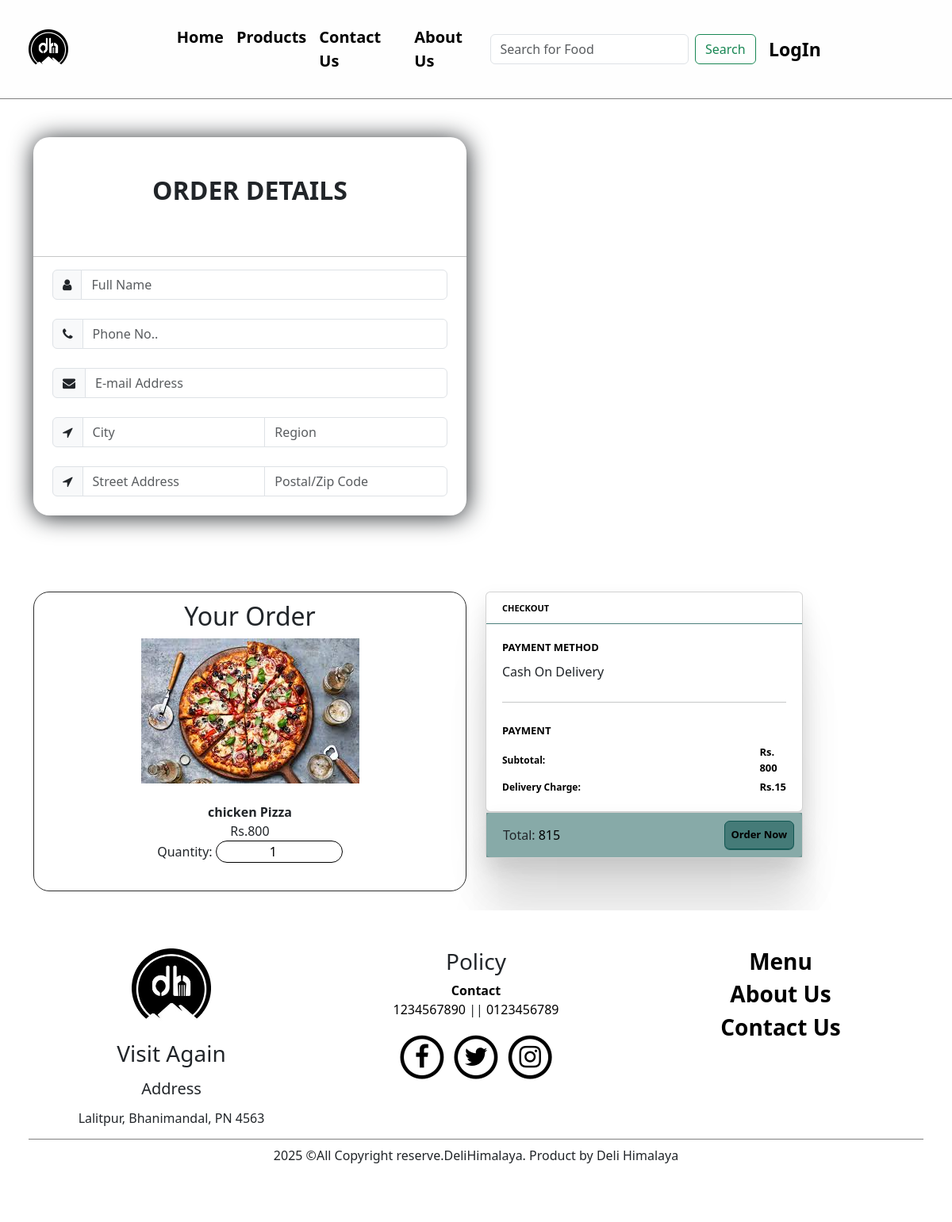
The page /order/11 on the database its author committed.
### dhapp/models.py (models this page shows, shortened)
class Product(models.Model):
    image = models.ImageField(upload_to='images')
    product_name = models.CharField(max_length=100)
    price = models.IntegerField()
    description = models.TextField()
    delivery_charge = models.IntegerField(blank=True, null=True)
    category = models.CharField(max_length=100)

### dhapp/views.py (the view, shortened to what this page needs)
# urls.py: path('order/<int:id>',views.Order.orderPurchase,name='order'),
    def orderPurchase(request,id):
        ord = Product.objects.get(id=id)
        price = ord.price
        delivery_charge = ord.delivery_charge
        total = price + delivery_charge
        ddd = datetime.datetime.now()
        return render(request, 'orders/order.html',{'ddd':ddd,'ord':ord,'total':total})

### dhapp/templates/orders/order.html (shortened to what this page needs)
{% extends '../main/base.html' %}
{% load static %}
{% block header %}
<link rel="stylesheet" href="{% static 'css/orderCss/order.css' %}">
{% endblock header %}
{% block content %}
<div class="container-fluid main-body">
  <div class="container">
    <div class="row bdr">
      <div class="col-sm-6 text-center justify-content-center py-5">
        <div class="box0">
          <h2 class="text-center py-5"><strong>ORDER DETAILS</strong></h2>
        <hr>
        <div class="container-fluid order-container-body">
        <div class="container order-form-container mb-5">
          <form action="{% url 'order' ord.id %}" method="POST">
            <div class="input-group mb-4">
                <span class="input-group-text"><i class="fa fa-user"></i></span>
                <input type="text" placeholder="Full Name" name="fullname" class="form-control" required>
            </div>
            <div class="input-group mb-4">
                <span class="input-group-text"><i class="fa fa-phone"></i></span>
                <input type="number"  placeholder="Phone No.." name="phoneNo" class="form-control" required>
            </div>
            <div class="input-group flex-nowrap mb-4">
                <span class="input-group-text" id="addon-wrapping"><i class="fa fa-envelope"></i></i></span>
                <input type="email" class="form-control" name="email" placeholder="E-mail Address" id="exampleInputEmail1" aria-describedby="addon-wrapping" required>
            </div>
            <div class="input-group flex-nowrap mb-4">
                <span class="input-group-text" id="addon-wrapping"><i class="fa fa-location-arrow"></i></span>
                <input type="text" class="form-control" name="city" placeholder="City" aria-label="address" aria-describedby="addon-wrapping" required>
                <input type="text" class="form-control" name="region" placeholder="Region" aria-label="address" aria-describedby="addon-wrapping" required>
              </div>
              <div class="input-group flex-nowrap mb-4">
                <span class="input-group-text" id="addon-wrapping"><i class="fa fa-location-arrow"></i></span>
                <input type="text" class="form-control" name="street-address" placeholder="Street Address" aria-label="address" aria-describedby="addon-wrapping" required>
                <input type="text" class="form-control" name="zip-code" placeholder="Postal/Zip Code" aria-label="address" aria-describedby="addon-wrapping" required>
              </div>
            </div>
            </div>
          </div>
        </div>
          <div class="container">
            <div class="wrapper">
              <div class="row">
                <div class="col-sm-6 mb-4">
                  <div class="box text-center">
                    <h2>Your Order</h2>
                    <div class="form">
                      <label><img src="{{ord.image.url}}" alt=""></label><br><br>
                      <label> <strong>{{ord.product_name}} </strong></label><br>
                      <label>Rs.{{ord.price}}</label> <br>
                      <label for="quantity">Quantity:</label>
                      <input type="number" name='quantitys' class='input-form-order-qualtity'  id="quantity" value="1" min="1" required='required'><br><br>
                    </div>
                  </div>
                </div>
                <div class="col-sm-6 mb-5">
                  <div class="card cart">
                    <label class="title">CHECKOUT</label>
                    <div class="steps">
                      <div class="step">
                        <div>
                          <span>PAYMENT METHOD</span>
                          Cash On Delivery
                        </div>
                        <hr>
                        <div class="payments">
                          <span>PAYMENT</span>
                          <div class="details">
                            <span>Subtotal:</span>
                            <span>Rs.<label for="price">{{ord.price}}</label><br>
                            </span>
                            <span>Delivery Charge:</span>
                            <span>Rs.{{ord.delivery_charge}} </span>
                          </div>
                        </div>
                      </div>
                    </div>
                  </div>
                  <div class="card checkout">
                    <div class="footer">
                      <span>
                        <table>
                          <tr>
                            <td>Total: </td>
                            <td>
                              <input type="number" name='total_price' class='input-form-order'  id="total-price" value="{{total}}" readonly>
                            </td>
                          </tr>
                        </table>
                      </span>
                      <input class="checkout-btn" type="submit" value="Order Now">
                    </div>
                  </div>
                </div>
              </div>
            </div>
          </div>
      </div>
  </div>
</div>
{% endblock content %}

### dhapp/static/css/orderCss/order.css (style rules this page uses)
.main-body { background: #ffffff !important; }
.container { display: grid; grid-template-columns: auto; gap: 0px; }
hr { height: 1px; background-color: rgba(16, 86, 82, .75); border: none; }
.card { width: 400px; background: rgb(255, 250, 235); box-shadow: 0px 187px 75px rgba(0, 0, 0, 0.01), 0px 105px 63px rgba(0, 0, 0, 0.05), 0px 47px 47px rgba(0, 0, 0, 0.09), 0px 12px 26px rgba(0, 0, 0, 0.1), 0px 0px 0px rgba(0, 0, 0, 0.1); }
.title { width: 100%; height: 40px; position: relative; display: flex; align-items: center; padding-left: 20px; border-bottom: 1px solid rgba(16, 86, 82, .75); font-weight: 700; font-size: 11px; color: #000000; }
.cart { border-radius: 19px 19px 0px 0px; }
.cart .steps { display: flex; flex-direction: column; padding: 20px; }
.cart .steps .step { display: grid; gap: 10px; }
.cart .steps .step span { font-size: 13px; font-weight: 600; color: #000000; margin-bottom: 8px; display: block; }
.payments .details { display: grid; grid-template-columns: 10fr 1fr; padding: 0px; gap: 5px; }
.payments .details span:nth-child(odd) { font-size: 12px; font-weight: 600; color: #000000; margin: auto auto auto 0; }
.payments .details span:nth-child(even) { font-size: 13px; font-weight: 600; color: #000000; margin: auto 0 auto auto; }
.checkout .footer { display: flex; align-items: center; justify-content: space-between; padding: 10px 10px 10px 20px; background-color: rgba(16, 86, 82, .5); }
.checkout .checkout-btn { display: flex; flex-direction: row; justify-content: center; align-items: center; width: 150px; height: 36px; background: rgba(16, 86, 82, .55); box-shadow: 0px 0.5px 0.5px rgba(16, 86, 82, .75), 0px 1px 0.5px rgba(16, 86, 82, .75); border-radius: 7px; border: 1px solid rgb(16, 86, 82); color: #000000; font-size: 13px; font-weight: 600; transition: all 0.3s cubic-bezier(0.15, 0.83, 0.66, 1); }
.box { border: 1px solid #2e2e2e; border-radius: 20px; padding: 2%; }
.box0 { border-radius: 20px; box-shadow: 1px 2px 30px; }
.input-form-order { border: none !important; font-weight: 500; outline: none; background: transparent; }
.input-form-order-qualtity { border: 1px solid #000; border-radius: 50px; width: 10rem; font-weight: 400; outline: none; text-align: center; }

### dhapp/static/css/style.css (style rules this page uses)
body { background-color: rgb(240, 240, 240); }
.footer { padding: 2%; background: #ffffff; position: relative; margin-bottom: 0%; }

### rows shown on the page
Product: image (picture), product_name "chicken Pizza", price "800", delivery_charge "15"
